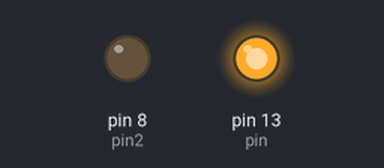
Bench run of a sketch on a simulated Arduino Uno, built with avr-gcc and run on an emulated ATmega328P. On the bench: output pins drawn as LEDs (lit = HIGH).

Above: at 0.2 s.
At 1.7 s:
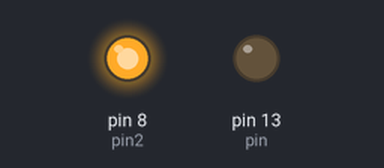
At 5.5 s:
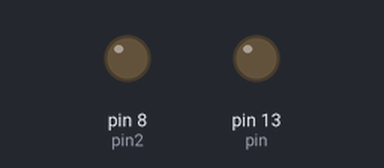
Timing chart, 0 to 6.9 s (numbered marks = the images above):
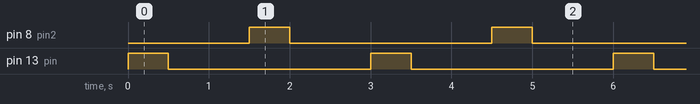

Measured:
- by itself, pin 8 (pin2), pin 13 (pin): alternates HIGH for 0.50 s and LOW for 2.5 s
- by itself, everything shown: repeats every 3.0 s, in 4 steps

The sketch:

sketch_sep30b.ino
```cpp
int pin=13;
int pin2=8;
void setup() {
  pinMode(pin,OUTPUT);
  pinMode(pin2,OUTPUT);

}

void loop() {
  digitalWrite(pin,HIGH);
  delay(500);
  digitalWrite(pin,LOW);
  delay(1000);

  digitalWrite(pin2,HIGH);
  delay(500);
  digitalWrite(pin2,LOW);
  delay(1000);
 //two pins one high,and other one low
}
```
